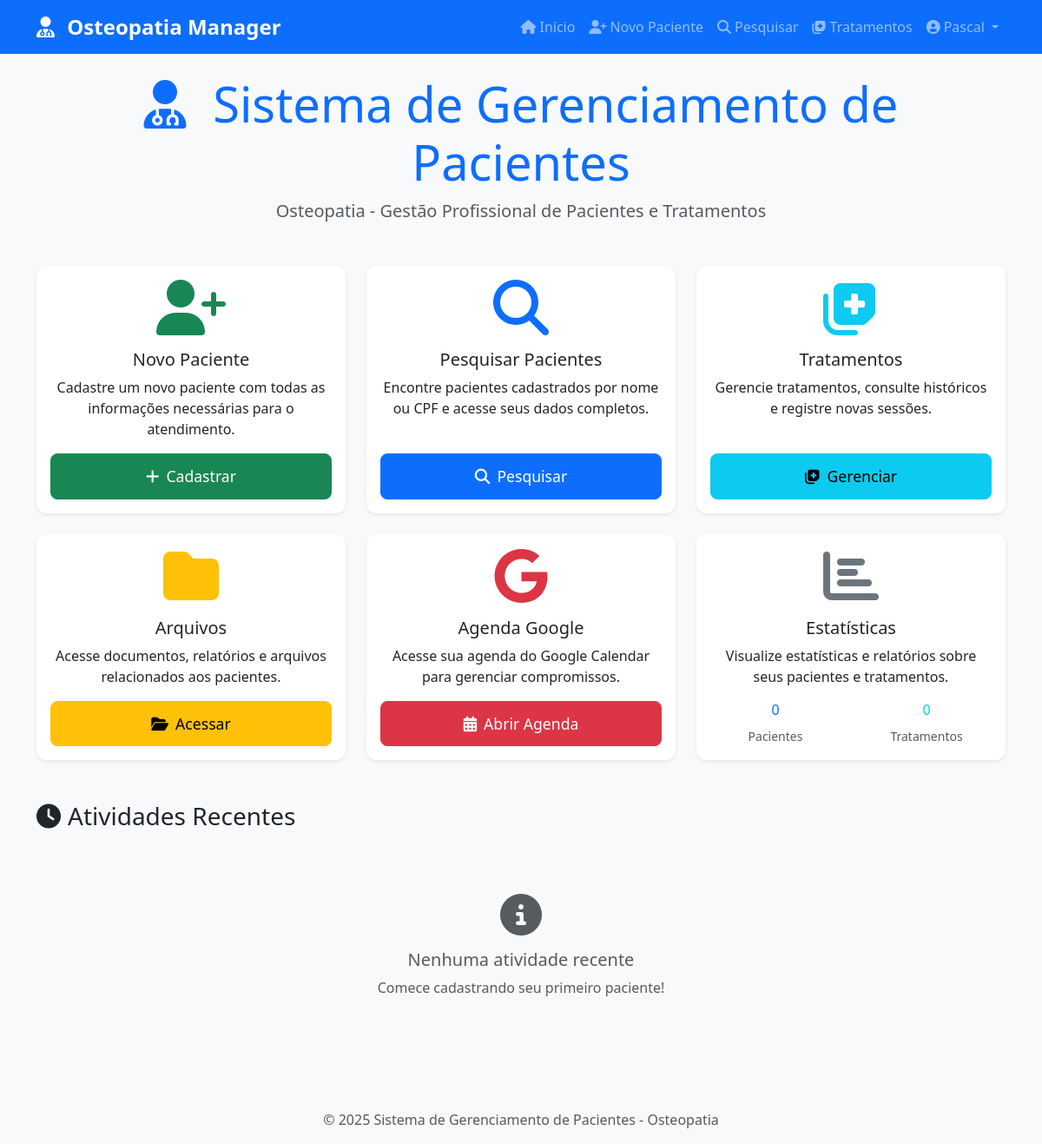
Page / (signed in) on the earlier database version.
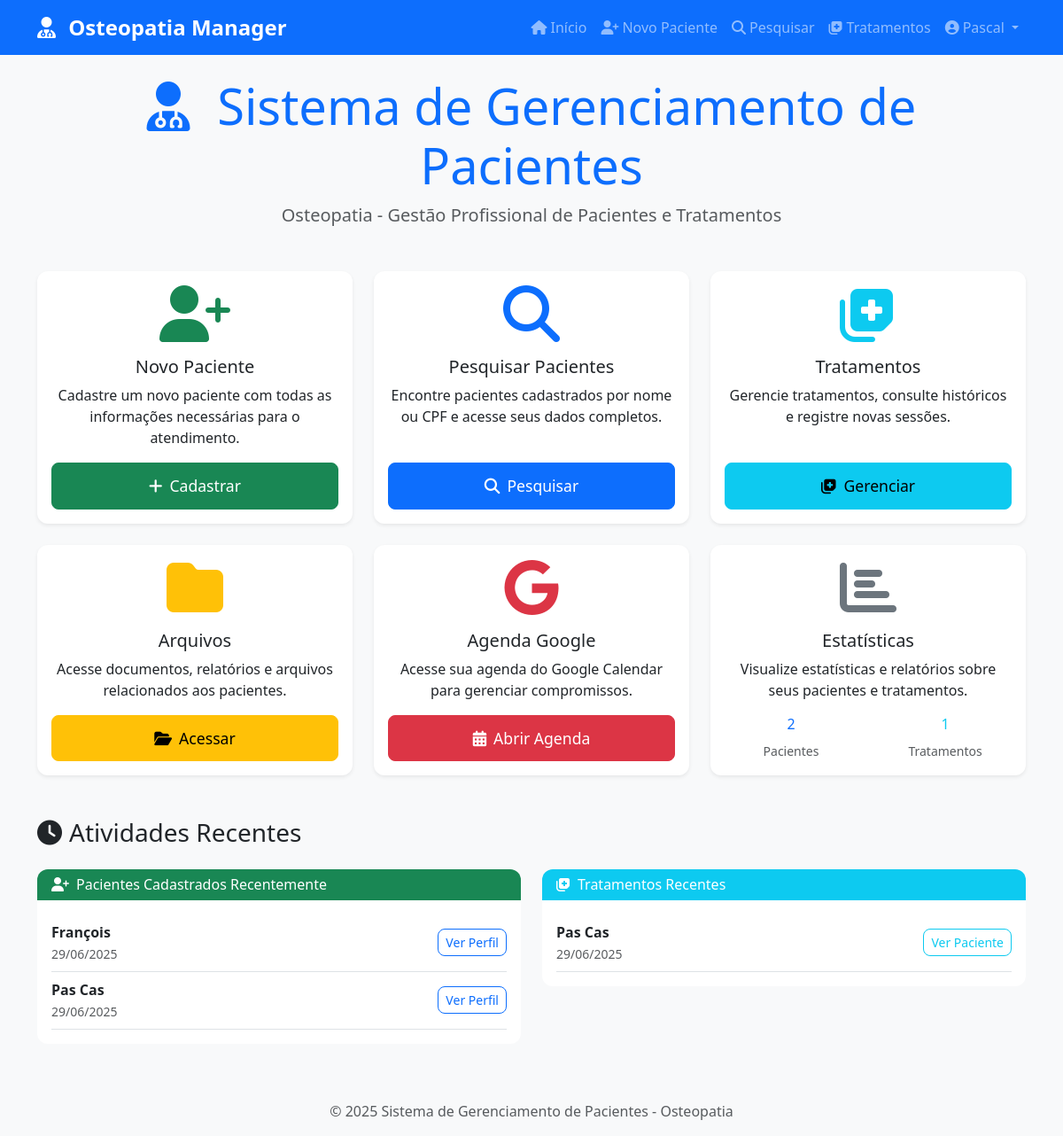
Same page on the later database version.
### database/models.py (models this page shows, shortened)
class User(UserMixin, db.Model):
    id = db.Column(db.Integer, primary_key=True)
    username = db.Column(db.String(64), unique=True, nullable=False)
    email = db.Column(db.String(120), unique=True, nullable=False)
    password_hash = db.Column(db.String(128))

class Paciente(db.Model):
    __tablename__ = 'pacientes'
    id = db.Column(db.Integer, primary_key=True)
    nome_completo = db.Column(db.String(200), nullable=False)
    data_registro = db.Column(db.Date, nullable=False, default=datetime.utcnow().date())
    profissao = db.Column(db.String(100))
    sexo = db.Column(db.String(20))
    idade = db.Column(db.Integer)
    endereco = db.Column(db.Text)
    cpf = db.Column(db.String(14), unique=True, nullable=True)
    telefone = db.Column(db.String(20))
    email = db.Column(db.String(120))
    foto_path = db.Column(db.String(200))
    notas = db.Column(db.Text)
    created_at = db.Column(db.DateTime, default=datetime.utcnow)
    updated_at = db.Column(db.DateTime, default=datetime.utcnow, onupdate=datetime.utcnow)
    user_id = db.Column(db.Integer, db.ForeignKey('user.id'), nullable=False)
    tratamentos = db.relationship('Tratamento', backref='paciente', lazy=True, cascade='all, delete-orphan')
    user = db.relationship('User', backref='pacientes')

class Tratamento(db.Model):
    __tablename__ = 'tratamentos'
    id = db.Column(db.Integer, primary_key=True)
    paciente_id = db.Column(db.Integer, db.ForeignKey('pacientes.id'), nullable=False)
    user_id = db.Column(db.Integer, db.ForeignKey('user.id'), nullable=False)
    user = db.relationship('User', backref='tratamentos')
    nome_completo = db.Column(db.String(200), nullable=False)
    data_tratamento = db.Column(db.Date, nullable=False, default=datetime.utcnow().date())
    queixa_principal = db.Column(db.Text)
    como = db.Column(db.Text)
    onde = db.Column(db.Text)
    exames_complementares = db.Column(db.Text)
    antecedentes = db.Column(db.Text)
    tratamentos_anteriores = db.Column(db.Text)
    qualidade_sono = db.Column(db.String(100))
    movimentos = db.Column(db.Text)
    irradiacoes = db.Column(db.Text)
    conclusoes_tratamento = db.Column(db.Text)
    data_retorno = db.Column(db.Date)
    retorno = db.Column(db.Text)
    created_at = db.Column(db.DateTime, default=datetime.utcnow)
    updated_at = db.Column(db.DateTime, default=datetime.utcnow, onupdate=datetime.utcnow)

### app.py (the view)
@app.route('/')
@login_required
def index():
    total_pacientes = Paciente.query.filter_by(user_id=current_user.id).count()
    total_tratamentos = Tratamento.query.filter_by(user_id=current_user.id).count()
    pacientes_recentes = Paciente.query.filter_by(user_id=current_user.id).order_by(Paciente.created_at.desc()).limit(5).all()
    tratamentos_recentes = Tratamento.query.filter_by(user_id=current_user.id).order_by(Tratamento.created_at.desc()).limit(5).all()
    return render_template('index.html',
                         total_pacientes=total_pacientes,
                         total_tratamentos=total_tratamentos,
                         pacientes_recentes=pacientes_recentes,
                         tratamentos_recentes=tratamentos_recentes)

### app.py (called while the page is built)
@login_manager.user_loader
def load_user(user_id):
    from database.models import User
    return User.query.get(int(user_id))

@app.context_processor
def inject_today():
    return {'today': date.today()}

### templates/index.html (shortened to what this page needs)
{% extends "base.html" %}
{% block content %}
<div class="row">
    <div class="col-12">
        <div class="text-center mb-5">
            <h1 class="display-4 text-primary">
                <i class="fas fa-user-md me-3"></i>
                Sistema de Gerenciamento de Pacientes
            </h1>
            <p class="lead text-muted">Osteopatia - Gestão Profissional de Pacientes e Tratamentos</p>
        </div>
    </div>
</div>
<div class="row g-4">
    <div class="col-md-6 col-lg-4">
        <div class="card h-100 shadow-sm hover-card">
            <div class="card-body text-center d-flex flex-column">
                <div class="mb-3">
                    <i class="fas fa-user-plus fa-4x text-success"></i>
                </div>
                <h5 class="card-title">Novo Paciente</h5>
                <p class="card-text flex-grow-1">
                    Cadastre um novo paciente com todas as informações necessárias para o atendimento.
                </p>
                <a href="{{ url_for('novo_paciente') }}" class="btn btn-success btn-lg">
                    <i class="fas fa-plus me-2"></i>Cadastrar
                </a>
            </div>
        </div>
    </div>
    <div class="col-md-6 col-lg-4">
        <div class="card h-100 shadow-sm hover-card">
            <div class="card-body text-center d-flex flex-column">
                <div class="mb-3">
                    <i class="fas fa-search fa-4x text-primary"></i>
                </div>
                <h5 class="card-title">Pesquisar Pacientes</h5>
                <p class="card-text flex-grow-1">
                    Encontre pacientes cadastrados por nome ou CPF e acesse seus dados completos.
                </p>
                <a href="{{ url_for('pesquisar_pacientes') }}" class="btn btn-primary btn-lg">
                    <i class="fas fa-search me-2"></i>Pesquisar
                </a>
            </div>
        </div>
    </div>
    <div class="col-md-6 col-lg-4">
        <div class="card h-100 shadow-sm hover-card">
            <div class="card-body text-center d-flex flex-column">
                <div class="mb-3">
                    <i class="fas fa-notes-medical fa-4x text-info"></i>
                </div>
                <h5 class="card-title">Tratamentos</h5>
                <p class="card-text flex-grow-1">
                    Gerencie tratamentos, consulte históricos e registre novas sessões.
                </p>
                <a href="{{ url_for('tratamentos') }}" class="btn btn-info btn-lg">
                    <i class="fas fa-notes-medical me-2"></i>Gerenciar
                </a>
            </div>
        </div>
    </div>
    <div class="col-md-6 col-lg-4">
        <div class="card h-100 shadow-sm hover-card">
            <div class="card-body text-center d-flex flex-column">
                <div class="mb-3">
                    <i class="fas fa-folder fa-4x text-warning"></i>
                </div>
                <h5 class="card-title">Arquivos</h5>
                <p class="card-text flex-grow-1">
                    Acesse documentos, relatórios e arquivos relacionados aos pacientes.
                </p>
                <a href="{{ url_for('arquivos') }}" class="btn btn-warning btn-lg">
                    <i class="fas fa-folder-open me-2"></i>Acessar
                </a>
            </div>
        </div>
    </div>
    <div class="col-md-6 col-lg-4">
        <div class="card h-100 shadow-sm hover-card">
            <div class="card-body text-center d-flex flex-column">
                <div class="mb-3">
                    <i class="fab fa-google fa-4x text-danger"></i>
                </div>
                <h5 class="card-title">Agenda Google</h5>
                <p class="card-text flex-grow-1">
                    Acesse sua agenda do Google Calendar para gerenciar compromissos.
                </p>
                <a href="https://calendar.google.com" target="_blank" class="btn btn-danger btn-lg">
                    <i class="fas fa-calendar-alt me-2"></i>Abrir Agenda
                </a>
            </div>
        </div>
    </div>
    <div class="col-md-6 col-lg-4">
        <div class="card h-100 shadow-sm hover-card">
            <div class="card-body text-center d-flex flex-column">
                <div class="mb-3">
                    <i class="fas fa-chart-bar fa-4x text-secondary"></i>
                </div>
                <h5 class="card-title">Estatísticas</h5>
                <p class="card-text flex-grow-1">
                    Visualize estatísticas e relatórios sobre seus pacientes e tratamentos.
                </p>
                <div class="mt-auto">
                    <div class="row text-center">
                        <div class="col-6">
                            <h6 class="text-primary">{{ total_pacientes }}</h6>
                            <small class="text-muted">Pacientes</small>
                        </div>
                        <div class="col-6">
                            <h6 class="text-info">{{ total_tratamentos }}</h6>
                            <small class="text-muted">Tratamentos</small>
                        </div>
                    </div>
                </div>
            </div>
        </div>
    </div>
</div>
<div class="row mt-5">
    <div class="col-12">
        <h3 class="mb-4">
            <i class="fas fa-clock me-2"></i>Atividades Recentes
        </h3>
        {% if pacientes_recentes or tratamentos_recentes %}
            <div class="row">
                {% if pacientes_recentes %}
                <div class="col-md-6">
                    <div class="card">
                        <div class="card-header bg-success text-white">
                            <h6 class="mb-0">
                                <i class="fas fa-user-plus me-2"></i>Pacientes Cadastrados Recentemente
                            </h6>
                        </div>
                        <div class="card-body">
                            {% for paciente in pacientes_recentes %}
                            <div class="d-flex justify-content-between align-items-center border-bottom py-2">
                                <div>
                                    <strong>{{ paciente.nome_completo }}</strong><br>
                                    <small class="text-muted">{{ paciente.data_registro.strftime('%d/%m/%Y') }}</small>
                                </div>
                                <a href="{{ url_for('perfil_paciente', id=paciente.id) }}" class="btn btn-sm btn-outline-primary">
                                    Ver Perfil
                                </a>
                            </div>
                            {% endfor %}
                        </div>
                    </div>
                </div>
                {% endif %}
                {% if tratamentos_recentes %}
                <div class="col-md-6">
                    <div class="card">
                        <div class="card-header bg-info text-white">
                            <h6 class="mb-0">
                                <i class="fas fa-notes-medical me-2"></i>Tratamentos Recentes
                            </h6>
                        </div>
                        <div class="card-body">
                            {% for tratamento in tratamentos_recentes %}
                            <div class="d-flex justify-content-between align-items-center border-bottom py-2">
                                <div>
                                    <strong>{{ tratamento.nome_completo }}</strong><br>
                                    <small class="text-muted">{{ tratamento.data_tratamento.strftime('%d/%m/%Y') }}</small>
                                </div>
                                <a href="{{ url_for('perfil_paciente', id=tratamento.paciente_id) }}" class="btn btn-sm btn-outline-info">
                                    Ver Paciente
                                </a>
                            </div>
                            {% endfor %}
                        </div>
                    </div>
                </div>
                {% endif %}
            </div>
        {% else %}
            <div class="text-center py-5">
                <i class="fas fa-info-circle fa-3x text-muted mb-3"></i>
                <h5 class="text-muted">Nenhuma atividade recente</h5>
                <p class="text-muted">Comece cadastrando seu primeiro paciente!</p>
            </div>
        {% endif %}
    </div>
</div>
{% endblock %}

### templates/base.html (shortened to what this page needs)
<!DOCTYPE html>
<html lang="pt-BR">
<head>
    <link href="https://cdn.jsdelivr.net/npm/bootstrap@5.3.0/dist/css/bootstrap.min.css" rel="stylesheet">
    <link href="https://cdnjs.cloudflare.com/ajax/libs/font-awesome/6.4.0/css/all.min.css" rel="stylesheet">
    <link rel="stylesheet" href="https://cdn.jsdelivr.net/npm/flatpickr/dist/flatpickr.min.css">
    <link href="{{ url_for('static', filename='css/style.css') }}" rel="stylesheet">
</head>
<body>
    <nav class="navbar navbar-expand-lg navbar-dark bg-primary">
        <div class="container">
            <a class="navbar-brand" href="{{ url_for('index') }}">
                <i class="fas fa-user-md me-2"></i>
                Osteopatia Manager
            </a>
            <div class="collapse navbar-collapse" id="navbarNav">
                <ul class="navbar-nav ms-auto">
                    {% if current_user.is_authenticated %}
                    <li class="nav-item">
                        <a class="nav-link" href="{{ url_for('index') }}">
                            <i class="fas fa-home me-1"></i>Início
                        </a>
                    </li>
                    <li class="nav-item">
                        <a class="nav-link" href="{{ url_for('novo_paciente') }}">
                            <i class="fas fa-user-plus me-1"></i>Novo Paciente
                        </a>
                    </li>
                    <li class="nav-item">
                        <a class="nav-link" href="{{ url_for('pesquisar_pacientes') }}">
                            <i class="fas fa-search me-1"></i>Pesquisar
                        </a>
                    </li>
                    <li class="nav-item">
                        <a class="nav-link" href="{{ url_for('tratamentos') }}">
                            <i class="fas fa-notes-medical me-1"></i>Tratamentos
                        </a>
                    </li>
                    <li class="nav-item dropdown">
                        <a class="nav-link dropdown-toggle" href="#" id="navbarDropdown" role="button" data-bs-toggle="dropdown" aria-expanded="false">
                            <i class="fas fa-user-circle me-1"></i>{{ current_user.username }}
                        </a>
                    </li>
                    {% endif %}
                </ul>
            </div>
        </div>
    </nav>
    <main class="container my-4">
        {% block content %}{% endblock %}
    </main>
    <footer class="bg-light text-center py-3 mt-5">
        <div class="container">
            <p class="text-muted mb-0">
                &copy; 2025 Sistema de Gerenciamento de Pacientes - Osteopatia
            </p>
        </div>
    </footer>
</body>
</html>

### static/css/style.css (style rules this page uses)
:root { --primary-color: #0d6efd; --success-color: #198754; --info-color: #0dcaf0; --warning-color: #ffc107; --danger-color: #dc3545; --secondary-color: #6c757d; --light-color: #f8f9fa; --dark-color: #212529; }
body { font-family: 'Segoe UI', Tahoma, Geneva, Verdana, sans-serif; background-color: #f8f9fa; }
.hover-card { transition: transform 0.2s ease-in-out, box-shadow 0.2s ease-in-out; }
.navbar-brand { font-weight: 600; font-size: 1.5rem; }
.btn { border-radius: 8px; font-weight: 500; transition: all 0.2s ease-in-out; }
.btn-lg { padding: 12px 24px; font-size: 1.1rem; }
.card { border: none; border-radius: 12px; overflow: hidden; }
.card-header { border-bottom: none; font-weight: 600; }
footer { margin-top: auto; }

Differences in the rows shown:
added Paciente: nome_completo "François", data_registro "29/06/2025"
added Paciente: nome_completo "Pas Cas", data_registro "29/06/2025"
added Tratamento: nome_completo "Pas Cas", data_tratamento "29/06/2025"
Other differences:
{{ total_pacientes }}: "0" → "2"
{{ total_tratamentos }}: "0" → "1"
text no longer shown: "Nenhuma atividade recente Comece cadastrando seu primeiro paciente!"
text now shown: "Pacientes Cadastrados Recentemente Tratamentos Recentes"
